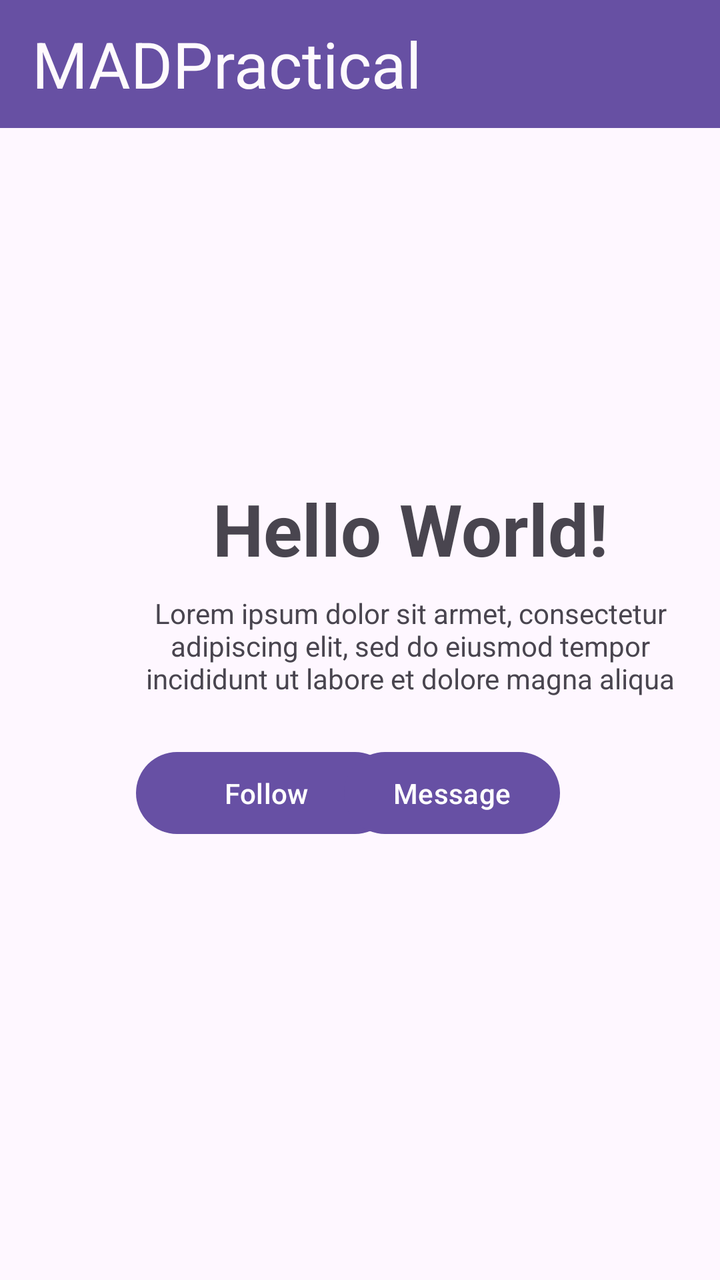
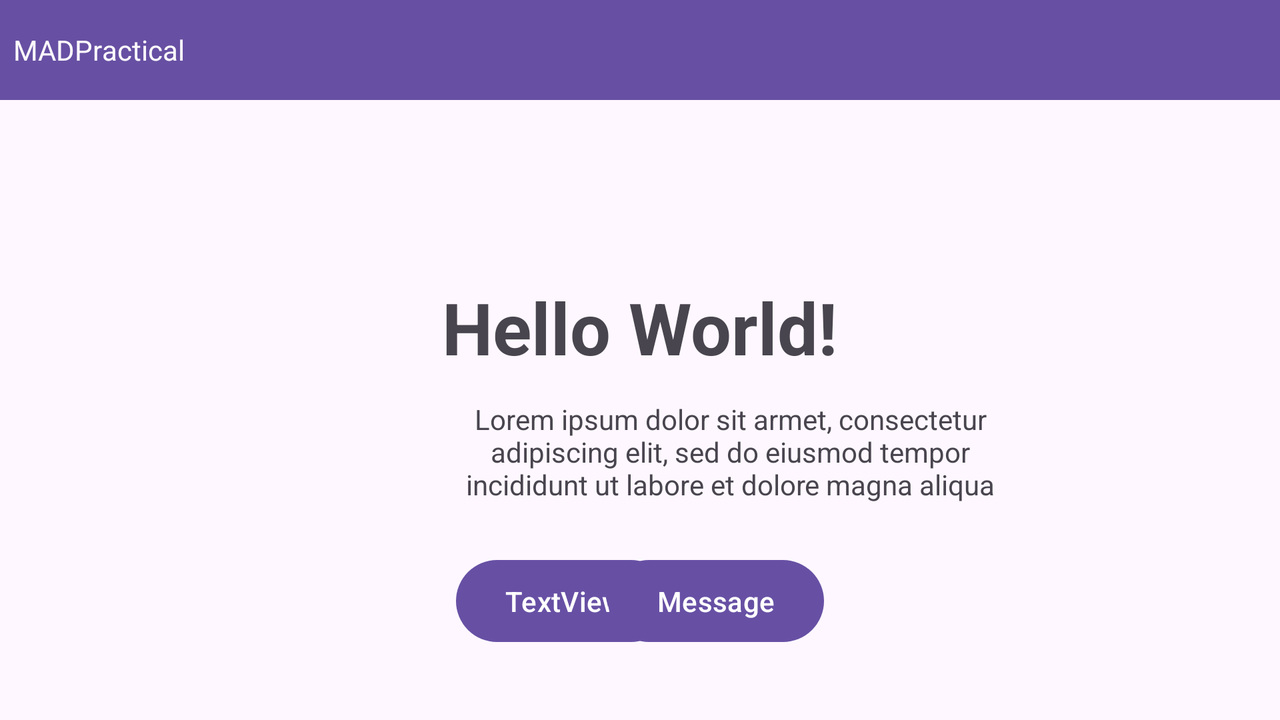

First picture: res/layout/ on a phone held upright. Second picture: the repository's own variant of that layout, on a device whose configuration matches the variant's folder. Source for both follows.
<!-- AndroidManifest.xml: application theme Theme.Week2T04 -->
<!-- res/layout/activity_main.xml -->
<?xml version="1.0" encoding="utf-8"?>
<androidx.constraintlayout.widget.ConstraintLayout xmlns:android="http://schemas.android.com/apk/res/android"
    xmlns:app="http://schemas.android.com/apk/res-auto"
    xmlns:tools="http://schemas.android.com/tools"
    android:layout_width="match_parent"
    android:layout_height="match_parent"
    tools:context=".MainActivity">

    <TextView
        android:id="@+id/textView2"
        android:layout_width="202dp"
        android:layout_height="49dp"
        android:layout_marginStart="104dp"
        android:layout_marginTop="240dp"
        android:text="Hello World!"
        android:textAlignment="center"
        android:textSize="36sp"
        android:textStyle="bold"
        app:layout_constraintStart_toStartOf="parent"
        app:layout_constraintTop_toTopOf="parent" />

    <Button
        android:id="@+id/button"
        android:layout_width="130dp"
        android:layout_height="49dp"
        android:layout_marginStart="68dp"
        android:layout_marginTop="372dp"
        android:text="@string/btn1"
        app:layout_constraintStart_toStartOf="parent"
        app:layout_constraintTop_toTopOf="parent" />

    <Button
        android:id="@+id/button2"
        android:layout_width="108dp"
        android:layout_height="49dp"
        android:layout_marginTop="372dp"
        android:layout_marginEnd="80dp"
        android:text="@string/btn2"
        app:layout_constraintEnd_toEndOf="parent"
        app:layout_constraintTop_toTopOf="parent" />

    <TextView
        android:id="@+id/textView3"
        android:layout_width="298dp"
        android:layout_height="60dp"
        android:layout_marginStart="56dp"
        android:layout_marginTop="8dp"
        android:fontFamily="sans-serif"
        android:text="Lorem ipsum dolor sit armet, consectetur adipiscing elit, sed do eiusmod tempor incididunt ut labore et dolore magna aliqua"
        android:textAlignment="center"
        app:layout_constraintStart_toStartOf="parent"
        app:layout_constraintTop_toBottomOf="@+id/textView2" />

    <ImageView
        android:id="@+id/imageView"
        android:layout_width="101dp"
        android:layout_height="89dp"
        android:layout_marginStart="152dp"
        android:layout_marginTop="148dp"
        app:layout_constraintStart_toStartOf="parent"
        app:layout_constraintTop_toTopOf="parent"
        app:srcCompat="@mipmap/ic_launcher_round" />

    <TextView
        android:id="@+id/textView5"
        android:layout_width="412dp"
        android:layout_height="64dp"
        android:background="#6750A3"
        android:gravity="center_vertical"
        android:text="  MADPractical"
        android:textColor="#FEFAFD"
        android:textSize="32dp"
        app:layout_constraintStart_toStartOf="parent"
        app:layout_constraintTop_toTopOf="parent" />

</androidx.constraintlayout.widget.ConstraintLayout>
<!-- resources referenced by this layout -->
<resources>
  <string name="btn1">Follow</string>
  <string name="btn2">Message</string>
  <style name="Theme.Week2T04" parent="Base.Theme.Week2T04" />
  <style name="Base.Theme.Week2T04" parent="Theme.Material3.DayNight.NoActionBar">
          
          
      </style>
</resources>
<!-- res/layout-land/activity_main.xml (the repository's variant of the layout above) -->
<!-- drawn on the phone turned sideways -->
<?xml version="1.0" encoding="utf-8"?>
<androidx.constraintlayout.widget.ConstraintLayout xmlns:android="http://schemas.android.com/apk/res/android"
    xmlns:app="http://schemas.android.com/apk/res-auto"
    xmlns:tools="http://schemas.android.com/tools"
    android:layout_width="match_parent"
    android:layout_height="match_parent"
    tools:context=".MainActivity">

    <TextView
        android:id="@+id/textView3"
        android:layout_width="298dp"
        android:layout_height="60dp"

        android:layout_marginStart="216dp"
        android:layout_marginTop="8dp"
        android:fontFamily="sans-serif"
        android:gravity="center"
        android:text="Lorem ipsum dolor sit armet, consectetur adipiscing elit, sed do eiusmod tempor incididunt ut labore et dolore magna aliqua"
        android:textAlignment="center"
        app:layout_constraintStart_toStartOf="parent"
        app:layout_constraintTop_toBottomOf="@+id/textView2" />

    <TextView
        android:id="@+id/textView2"
        android:layout_width="202dp"
        android:layout_height="49dp"
        android:layout_marginTop="8dp"
        android:gravity="center"
        android:text="Hello World!"
        android:textAlignment="center"
        android:textSize="36sp"
        android:textStyle="bold"
        app:layout_constraintBottom_toBottomOf="parent"
        app:layout_constraintEnd_toEndOf="parent"
        app:layout_constraintHorizontal_bias="0.499"
        app:layout_constraintStart_toStartOf="parent"
        app:layout_constraintTop_toTopOf="parent"
        app:layout_constraintVertical_bias="0.432" />

    <Button
        android:id="@+id/button"
        android:layout_width="108dp"
        android:layout_height="49dp"
        android:layout_marginStart="228dp"
        android:layout_marginTop="276dp"
        android:text="TextView"
        app:layout_constraintStart_toStartOf="parent"
        app:layout_constraintTop_toTopOf="parent" />

    <Button
        android:id="@+id/button2"
        android:layout_width="108dp"
        android:layout_height="49dp"
        android:layout_marginTop="276dp"
        android:layout_marginEnd="228dp"
        android:text="@string/btn2"
        app:layout_constraintEnd_toEndOf="parent"
        app:layout_constraintTop_toTopOf="parent" />

    <ImageView
        android:id="@+id/imageView"
        android:layout_width="101dp"
        android:layout_height="89dp"
        android:layout_marginStart="312dp"
        android:layout_marginTop="56dp"
        app:layout_constraintStart_toStartOf="parent"
        app:layout_constraintTop_toTopOf="parent"
        app:srcCompat="@mipmap/ic_launcher_round" />

    <TextView
        android:id="@+id/textView6"
        android:layout_width="734dp"
        android:layout_height="50dp"
        android:background="#6750A3"
        android:gravity="center_vertical"
        android:text="  MADPractical"
        android:textColor="#FEFAFD"
        app:layout_constraintStart_toStartOf="parent"
        app:layout_constraintTop_toTopOf="parent" />

</androidx.constraintlayout.widget.ConstraintLayout>
<!-- resources referenced by the variant -->
<!-- as the phone turned sideways resolves them -->
<resources>
  <string name="btn2">Message</string>
  <style name="Theme.Week2T04" parent="Base.Theme.Week2T04" />
  <style name="Base.Theme.Week2T04" parent="Theme.Material3.DayNight.NoActionBar">
          
          
      </style>
</resources>
